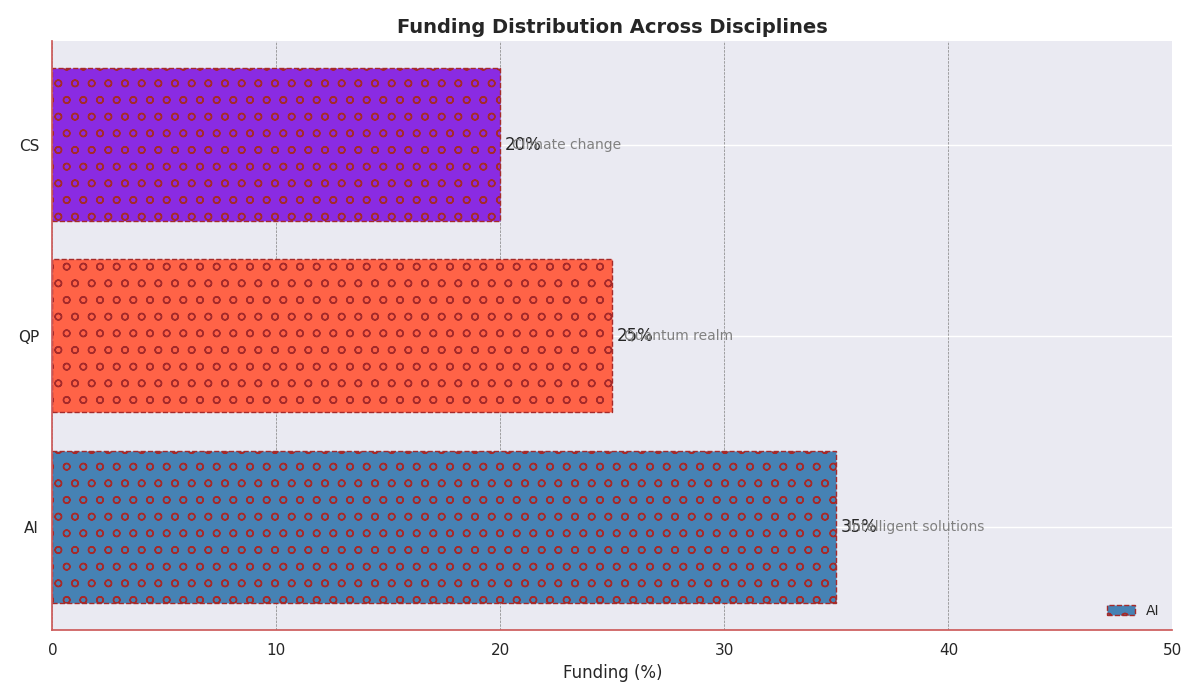

Here is the Python script that generated this plot:
import matplotlib.pyplot as plt

disciplines = ['AI', 'QP', 'CS']
funding_percentages = [35, 25, 20]
new_colors = ['#4682b4', '#ff6347', '#8a2be2']
descriptions = [
    "Intelligent solutions",
    "Quantum realm",
    "Climate change"
]

fig, ax = plt.subplots(figsize=(12, 7))
bars = ax.barh(disciplines, funding_percentages, color=new_colors, edgecolor='brown', linestyle='dashed', hatch='o')
ax.bar_label(bars, labels=[f'{p}%' for p in funding_percentages], label_type='edge', padding=3)
ax.set_xlabel('Funding (%)', fontsize=12)
ax.set_title('Funding Distribution Across Disciplines', fontsize=14, fontweight='bold')
ax.set_xlim(0, 50)

for bar, desc in zip(bars, descriptions):
    ax.text(bar.get_width() + 0.5, bar.get_y() + bar.get_height()/2, desc,
            va='center', ha='left', fontsize=10, color='grey')

ax.legend(disciplines, loc='lower right', fontsize=10, frameon=False)
ax.grid(True, which='both', axis='x', color='grey', linestyle='--', linewidth=0.5)
ax.spines['top'].set_visible(False)
ax.spines['right'].set_visible(False)
ax.spines['bottom'].set_color('#cd5c5c')
ax.spines['left'].set_color('#cd5c5c')

plt.tight_layout()
plt.show()
